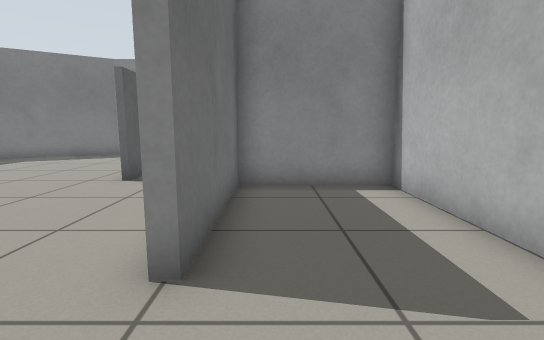
[1] (above)

12 first-person views from a walk through a world built for the Gazebo simulator. The camera is 0.71 m above the floor, tilts 8° down and sees 85° across. The floor is counted in squares, 0.5 m on a side. Each view is taken from the middle of a square. On the plan, view 1 faces up. The plan holds only what a view shows up to about 14 squares ahead; the rest is blank. The place goes on beyond the plan. The robots in the file are not drawn.

[2]
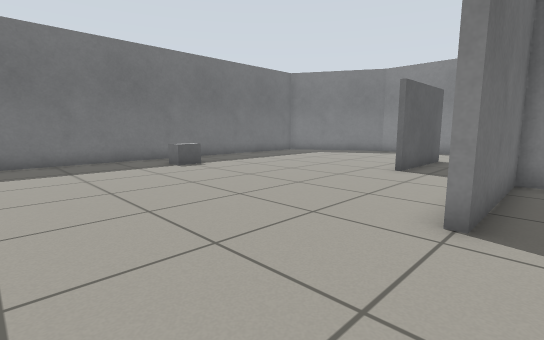

[3]
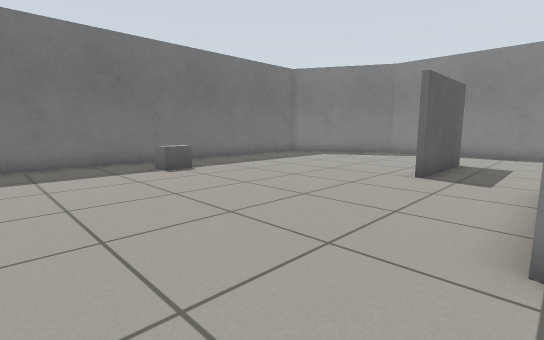

[4]
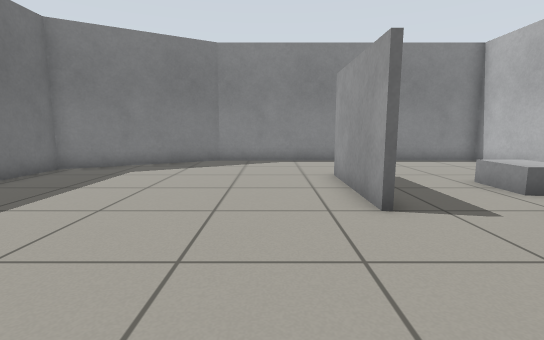

[5]
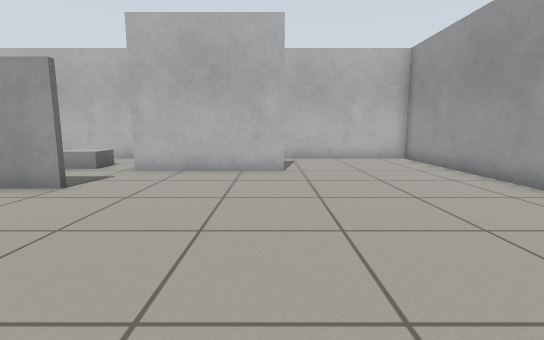

[6]
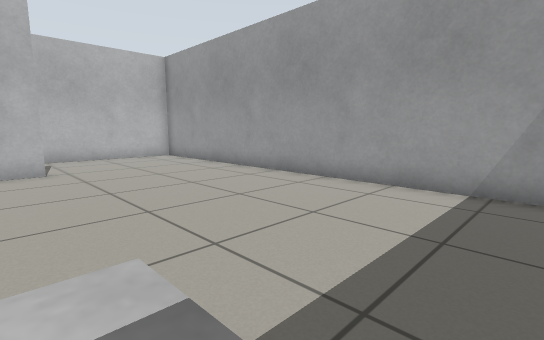

[7]
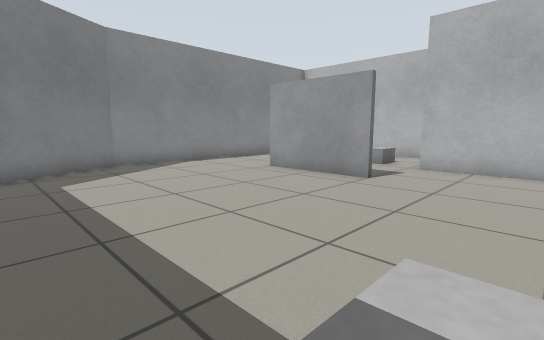

[8]
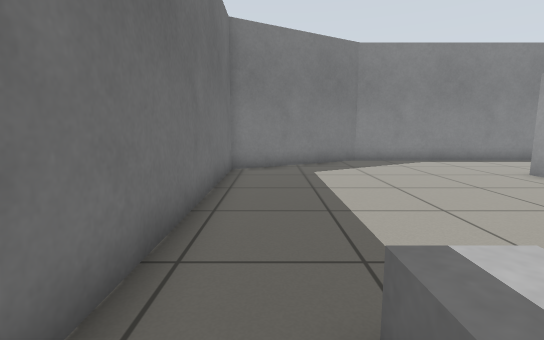

[9]
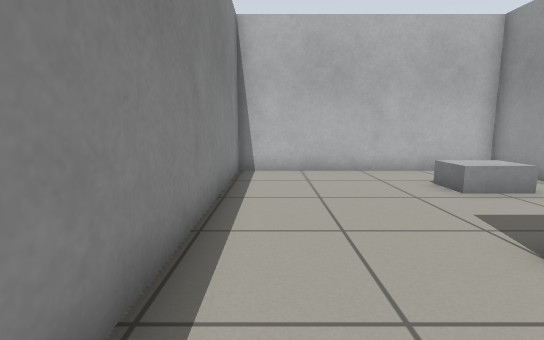

[10]
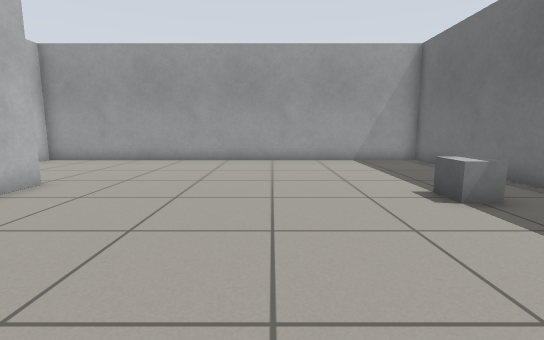

[11]
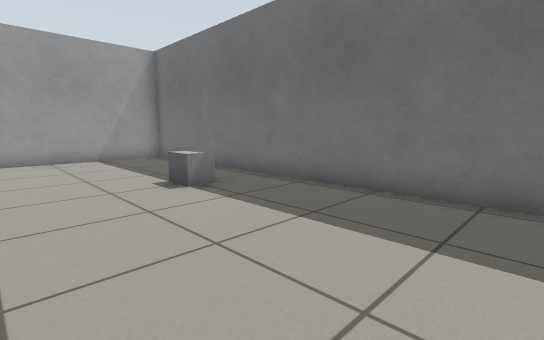

[12]
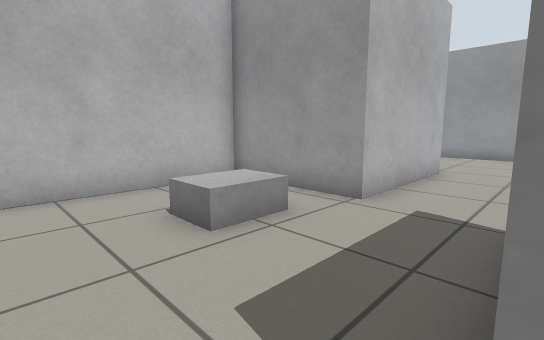

### Floor plan
Ten units are one square. View 1 is at (0, 0); x grows to the right and y downward. Boxes are objects, and circles mark ways between rooms. Rooms are numbered by the first view taken in them; rooms with no view inside come last. Other rooms are left out.
<svg viewBox="-139 -166 174 204">
<path fill="none" stroke="#000" d="M-15 33 30 33 30 -73 -8 -73 -8 -26 -12 -26M-12 -26 -12 -76 30 -76 30 -161 -83 -161 -134 -132 -134 33 -15 33"/>
<rect x="-115" y="-45" width="10" height="10" fill="#bbb"><title>grey box</title></rect>
<rect x="-45" y="-125" width="10" height="50" fill="#bbb"><title>grey box</title></rect>
<rect x="-15" y="-115" width="30" height="30" fill="#bbb"><title>grey box</title></rect>
<circle cx="-10" cy="0" r="3" fill="#2a7"/>
<text x="10" y="-20">1</text>
<text x="-60" y="-70">2</text>
</svg>
Room 1 opens to room 2.

Where each view was taken, in squares from view 1:
view 1: 0 up, 0 right, facing up
view 2: 2 down, 0 right, facing up-left
view 3: 1 down, 1 left, facing up-left
view 4: 3 up, 6 left, facing up
view 5: 3 up, 11 left, facing right
view 6: 4 up, 12 left, facing down-right
view 7: 4 up, 12 left, facing up-right
view 8: 3 up, 12 left, facing up
view 9: 15 up, 7 left, facing right
view 10: 10 up, 7 left, facing down
view 11: 11 up, 7 left, facing down-left
view 12: 13 up, 4 left, facing down-right
